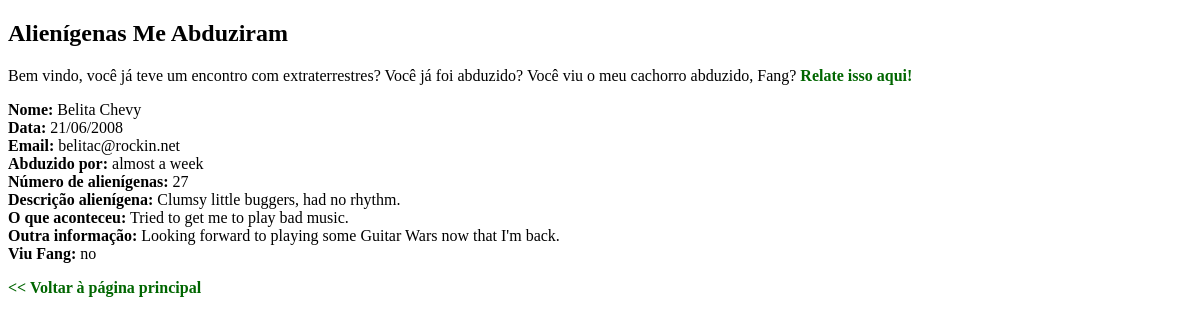
The app's page /index.php?abduction_id=4 with its own data.
### tables this page shows
CREATE TABLE `aliens_abduction` (
  `abduction_id` INT AUTO_INCREMENT,
  `first_name` VARCHAR(30),
  `last_name` VARCHAR(30),
  `when_it_happened` DATE,
  `how_long` VARCHAR(30),
  `how_many` VARCHAR(30),
  `alien_description` VARCHAR(100),
  `what_they_did` VARCHAR(100),
  `fang_spotted` VARCHAR(10),
  `other` VARCHAR(100),
  `email` VARCHAR(50),
  PRIMARY KEY (`abduction_id`)
);

### controllers/index.php (called while the page is built)
<?php
    if ( isset ( $_GET['abduction_id'] ) ) {
        $data = $dal -> select ( $_GET['abduction_id'] );
    } else {
        $data = $dal -> select ( null, $limit = 5 );
    }
    require_once 'views/template.php';

### models/DALAlienAbduction.php (called while the page is built, shortened)
<?php
class DALAlienAbduction
{
	private $con;
	public function __construct ( $con )
	{
		$this -> con = $con;
	}
	public function select ( $abduction_id = 0, $limit = 0 )
	{
		if ( $abduction_id > 0 ) {
			return $this -> select_alien_abduction ( $abduction_id );
		} else if ( $limit != 0 ) {
			return $this -> select_all_limit ( $limit );
		} else {
			return $this -> select_all ( );
		}
	}
	public function select_alien_abduction ( $abduction_id )
	{
		$sql = "SELECT * FROM aliens_abduction WHERE abduction_id = '{$abduction_id}'";
		$result = $this -> con -> query ( $sql );
		$alien_abduction = $result -> fetch_object ( 'AlienAbduction' );
		return $alien_abduction;
	}
}

### models/AlienAbduction.php (called while the page is built, shortened)
<?php
class AlienAbduction
{
	private $first_name;
	private $last_name;
	private $when_it_happened;
	private $how_long;
	private $how_many;
	private $alien_description;
	private $what_they_did;
	private $fang_spotted;
	private $other;
	private $email;
	public function getFirstName ( )
	{
		return $this -> first_name;
	}
	public function getLastName ( )
	{
		return $this -> last_name;
	}
	public function getWhenItHappened ( )
	{
		return $this -> when_it_happened;
	}
	public function getHowLong ( )
	{
		return $this -> how_long;
	}
	public function getHowMany ( )
	{
		return $this -> how_many;
	}
	public function getAlienDescription ( )
	{
		return $this -> alien_description;
	}
	public function getWhatTheyDid ( )
	{
		return $this -> what_they_did;
	}
	public function getFangSpotted ( )
	{
		return $this -> fang_spotted;
	}
	public function getOther ( )
	{
		return $this -> other;
	}
	public function getEmail ( )
	{
		return $this -> email;
	}
}

### helpers/helpers.php (called while the page is built, shortened)
<?php
function date_to_br ( $date ) {
	$parts = explode ( '-', $date );
	$object_date = DateTime::createFromFormat ( 'Y-m-d', $date );
	return $object_date -> format ( 'd/m/Y' );
}

### views/template.php (the view, shortened to what this page needs)
<!DOCTYPE html>
<html lang="pt-br">
    <head>
        <link rel="stylesheet" type="text/css" href="assets/style.css" />
    </head>
    <body>
        <h2>Alienígenas Me Abduziram</h2>
        <p>
            Bem vindo, você já teve um encontro com extraterrestres? Você já foi abduzido? Você viu o meu
            cachorro abduzido, Fang? <a href="?rota=report">Relate isso aqui!</a>
        </p>
        <?php if ( is_object ( $data ) ) : ?>
            <p>
                <strong>Nome:</strong> <?= $data -> getFirstName ( ) . ' ' . $data -> getLastName ( ) ?>
                <br />
                <strong>Data:</strong> <?= date_to_br ( $data -> getWhenItHappened ( ) ) ?><br />
                <strong>Email:</strong> <?= $data -> getEmail ( ) ?><br />
                <strong>Abduzido por:</strong> <?= $data -> getHowLong ( ) ?><br />
                <strong>Número de alienígenas:</strong> <?= $data -> getHowMany ( ) ?><br />
                <strong>Descrição alienígena:</strong> <?= $data -> getAlienDescription ( ) ?><br />
                <strong>O que aconteceu:</strong> <?= $data -> getWhatTheyDid ( ) ?><br />
                <strong>Outra informação:</strong> <?= $data -> getOther ( ) ?><br />
                <strong>Viu Fang:</strong> <?= $data -> getFangSpotted ( ) ?>
            </p>
            <p><a href="index.php">&lt;&lt; Voltar à página principal</a></p>
        <?php endif ?>
    </body>
</html>

### assets/style.css (style rules this page uses)
a { text-decoration: none; font-weight: bold; }
a:link { color: #006600; }

### records on screen
aliens_abduction: first_name "Belita", last_name "Chevy", when_it_happened "21/06/2008", email "belitac@rockin.net", how_long "almost a week", how_many "27", alien_description "Clumsy little buggers, had no rhythm.", what_they_did "Tried to get me to play bad music.", other "Looking forward to playing some Guitar Wars now that I'm back.", fang_spotted "no"
